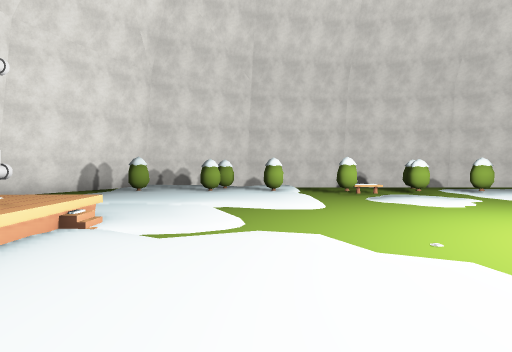
View 1 (above)

19 first-person views from a walk through a scene from a Unity 3-D project. The camera is 1.5 m above the floor, tilts 2° down and sees 80° across. The floor is counted in squares, 2.07 m on a side. Each view is taken from the middle of a square. On the plan, view 1 faces up. The plan holds only what a view shows up to about 10 squares ahead; the rest is blank. The place goes on beyond the plan. The player character is not drawn. Some animated figures are not drawn. Some surface patterns are stand-ins.

View 2
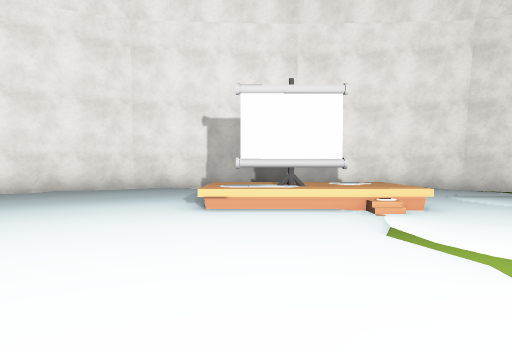

View 3
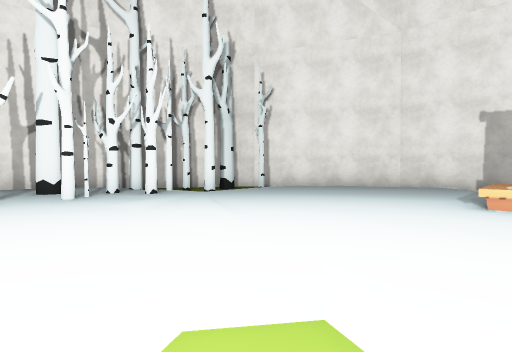

View 4
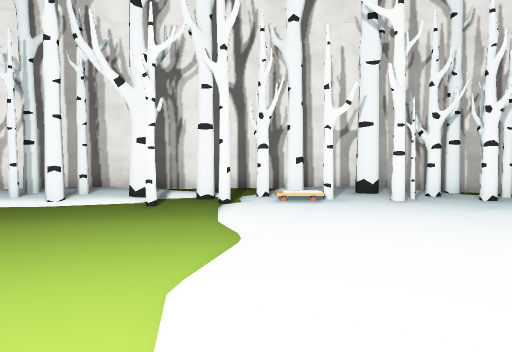

View 5
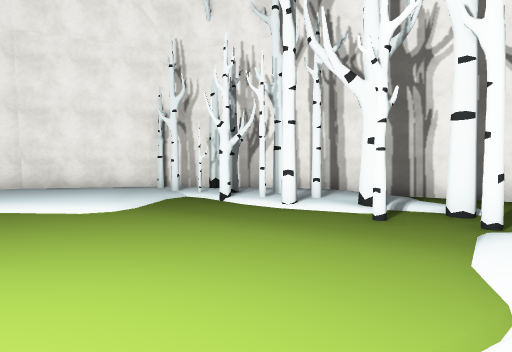

View 6
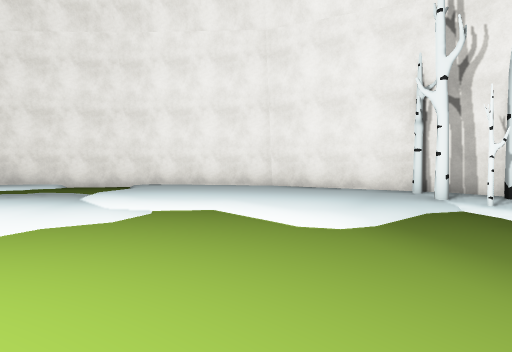

View 7
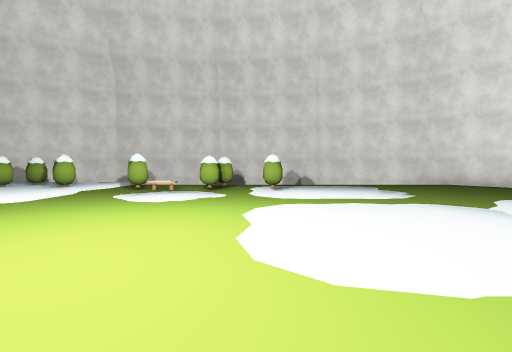

View 8
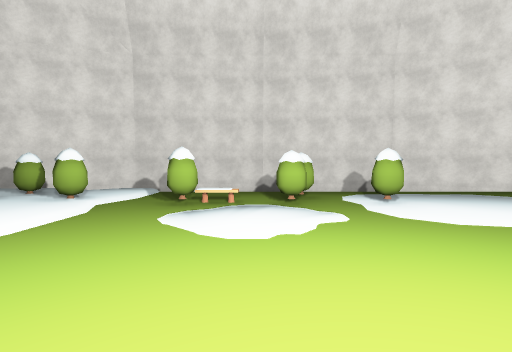

View 9
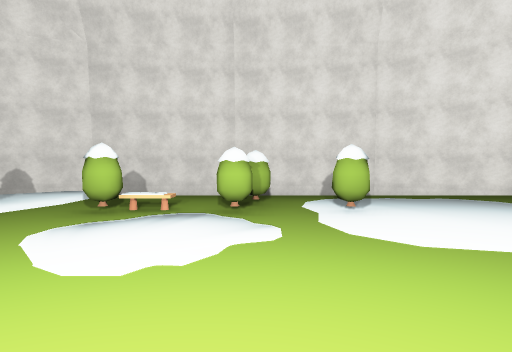

View 10
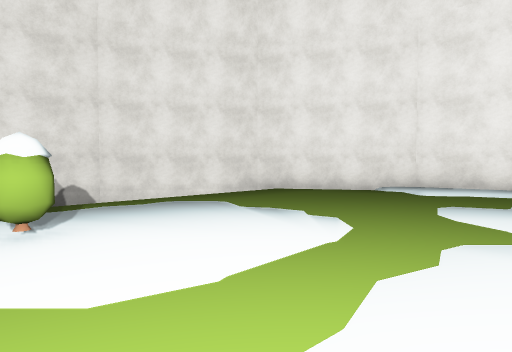

View 11
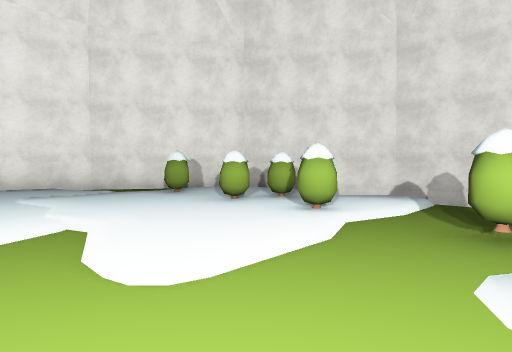

View 12
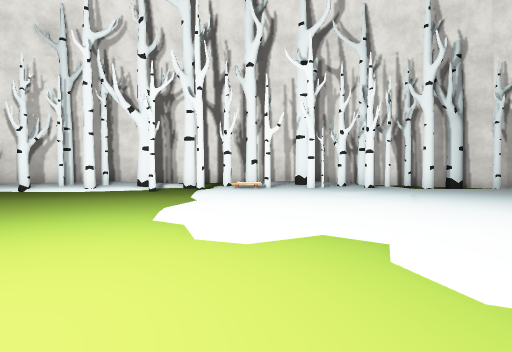

View 13
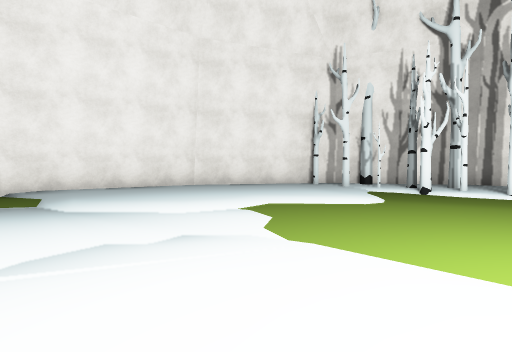

View 14
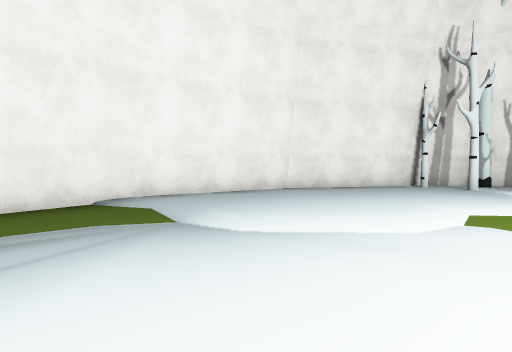

View 15
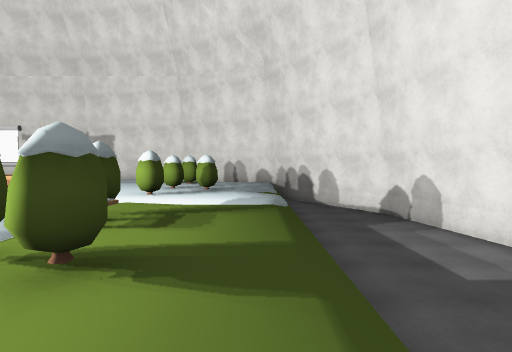

View 16
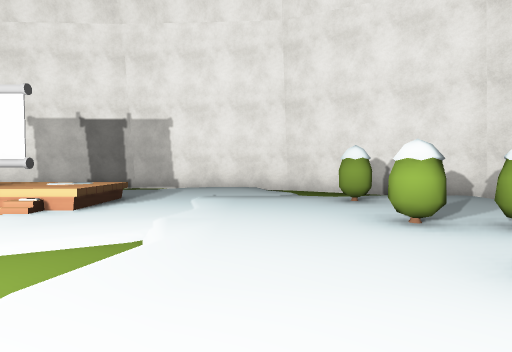

View 17
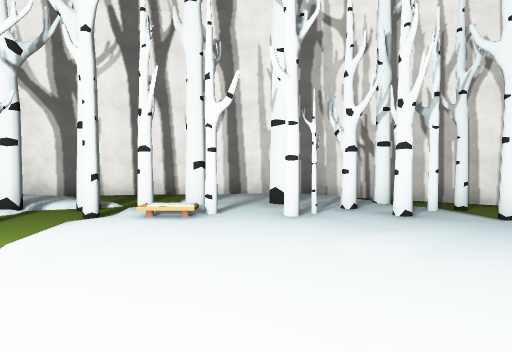

View 18
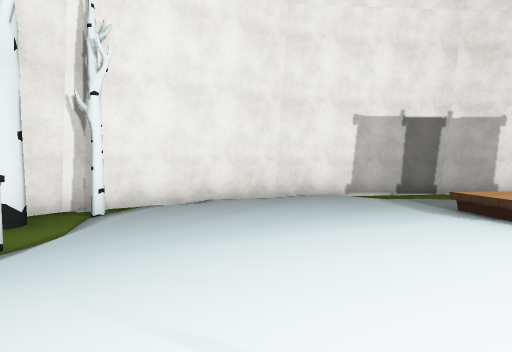

View 19
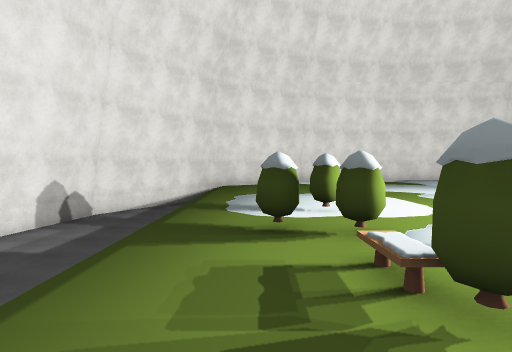

### Floor plan
Key: @ floor where view 1 was taken; # wall or solid block; . main floor; : floor 0.25 m higher than the main floor; + floor 0.75 m higher than the main floor; / step, stairs or slope; = window, fence, low wall or low ledge; v drop or lower ground; T tree; B bench; O other object.
Columns run from 8 left of view 1 to 16 right of it. Each row starts with its distance up from view 1.
 14       ##vvvvvvvvv#v
 13      #vvvvvvvvvvvvv##
 12     #vvvvvvvvvvvvvvv##
 11    #::://:............#
 10   #.:::T::... ........#
  9   #./T:TT/. .  ........#
  8  #./:::::/.B...........#
  7  #::::::::............/:=
  6  #:::::///............./#
  5 #/::::::................#
  4 =./:++O:................#
  3 #./  O//:/O..........//.#
  2 #. :/O/:::/........./:::#
  1  #/////::://......./::::#
  0  #::::::@:::/....../::::#
 -1  #:::::::::::...../:::::#
 -2  #/:::::::::/.....:::::#
 -3   #::::::::::...../::::#
 -4    #T//:TT:::.T..T./T:#
 -5     .TTTTT:TTTT:TTTT:T
 -6      #T#TT:T/T::TT::T
 -7       #./:::../:::##
 -8        ####/...###
 -9             ##

Where each view was taken, in squares from view 1:
view 1: 0 up, 0 right, facing up
view 2: 2 up, 2 right, facing left
view 3: 2 up, 3 right, facing down-left
view 4: 1 up, 4 right, facing down
view 5: 0 up, 4 right, facing down-right
view 6: 1 down, 6 right, facing right
view 7: 0 up, 6 right, facing up
view 8: 3 up, 4 right, facing up
view 9: 4 up, 5 right, facing up
view 10: 5 up, 6 right, facing up-right
view 11: 5 up, 3 right, facing up-left
view 12: 4 up, 3 right, facing down
view 13: 4 up, 7 right, facing down-right
view 14: 5 up, 10 right, facing down-right
view 15: 11 up, 7 right, facing left
view 16: 7 up, 2 right, facing left
view 17: 0 up, 2 right, facing down
view 18: 2 down, 1 right, facing left
view 19: 10 up, 1 right, facing right
